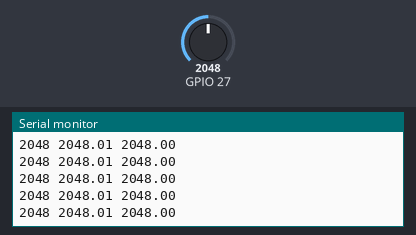
Simulated run of this sketch. Board: ESP32. Parts: the last lines printed to the serial monitor. The inputs (shaded band) are chosen by the test bench; at power-on: GPIO 27 = 2048.

Above: at 1.2 s.
1.3 s: GPIO 27 set to 2866
At 2.4 s:
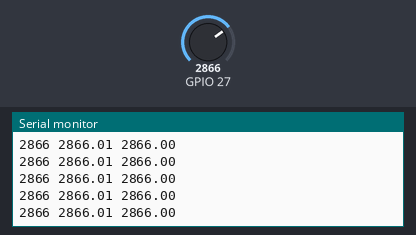
2.8 s: GPIO 27 set to 3603
At 3.9 s:
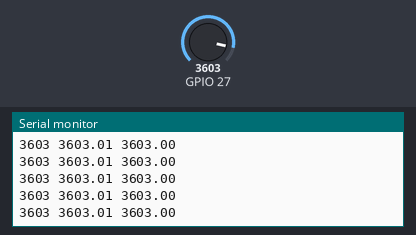
Timing chart, 0 to 5.8 s (numbered marks = the images above; inputs shaded):
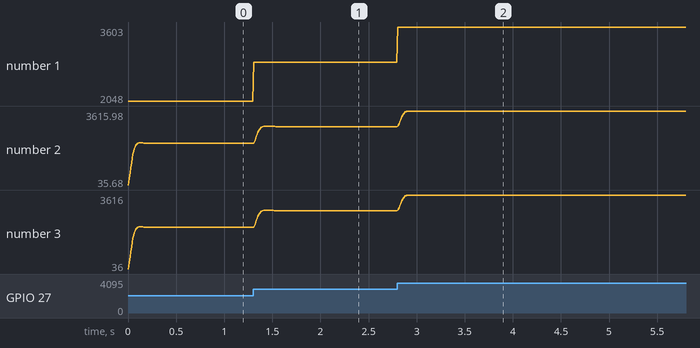

Measured:
- after the input at 1.3 s, the serial monitor: prints a new line at once (image 1)
- plotted number 1: 2048 → 2866 after the input at 1.3 s
- plotted number 2: 2048.01 → 2866.01 after the input at 1.3 s
- plotted number 3: 2048 → 2866 after the input at 1.3 s

The sketch:

double_signal.ino
```cpp
float x[3] = {0,0,0};
float y[3] = {0,0,0};
float m[3] = {0,0,0};

void setup() {
  Serial.begin(38400);
}

void loop() {
  int pot1 = analogRead(27);
  int pot2 = analogRead(27);

  m[2] = m[1];
  m[1] = m[0];
  m[0] = pot1 + 1.556914*m[1] - 0.62659*m[2];
  y[0] = 0.01742*m[0] + 0.0348374*m[1] + 0.0174188*m[2];

  /*
  x[2] = x[1];
  x[1] = x[0];
  x[0] = (pot1 + pot1)/2.0;

  y[2] = y[1];
  y[1] = y[0];
  y[0] = 0.01742*x[0] + 0.0348374*x[1] + 0.0174188*x[2] + 1.556914*y[1] - 0.62659*y[2];
  //*/

  Serial.print(pot1);
  /*
  Serial.print(" ");
  Serial.print(440);
  Serial.print(" ");
  Serial.print(590);
  Serial.print(" ");
  Serial.print(908);
  Serial.print(" ");
  Serial.print(118);
  //*/
  /*
  Serial.print(" ");  //parámetros del shifter
  Serial.print(76);
  Serial.print(" ");
  Serial.print(230);
  Serial.print(" ");
  Serial.print(500);
  Serial.print(" ");
  Serial.print(905);
  Serial.print(" ");
  Serial.print(988);
  //*/
  Serial.print(" ");
  Serial.print(y[0]);
  Serial.print(" ");
  Serial.println(round(y[0]));

  delay(7);
}
```
